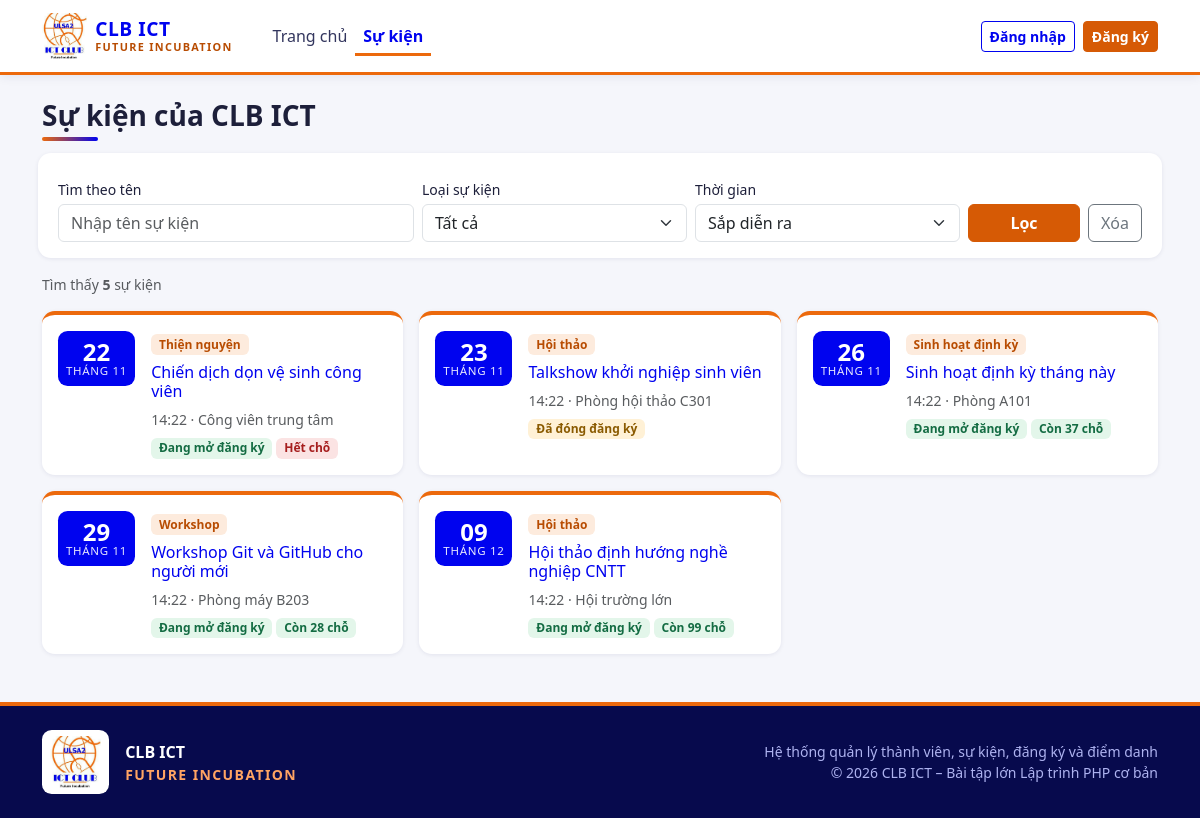
The app's page /clb/events.php with its own data.
### tables this page shows
CREATE TABLE events (
  id                    INT UNSIGNED NOT NULL AUTO_INCREMENT,
  category_id           INT UNSIGNED NOT NULL,
  title                 VARCHAR(200) NOT NULL,
  description           TEXT         NULL,
  location              VARCHAR(200) NOT NULL,
  start_time            DATETIME     NOT NULL,
  end_time              DATETIME     NOT NULL,
  registration_deadline DATETIME     NOT NULL,
  max_participants      INT UNSIGNED NOT NULL,
  status                ENUM('open','closed','finished','cancelled') NOT NULL DEFAULT 'open',
  PRIMARY KEY (id),
  KEY idx_events_start_time (start_time),
  KEY idx_events_status (status),
  KEY idx_events_category (category_id),
  CONSTRAINT chk_events_max CHECK (max_participants > 0),
  CONSTRAINT chk_events_time CHECK (end_time > start_time),
  CONSTRAINT chk_events_deadline CHECK (registration_deadline <= start_time),
  CONSTRAINT fk_events_category
    FOREIGN KEY (category_id) REFERENCES event_categories(id)
    ON DELETE RESTRICT ON UPDATE CASCADE
);

CREATE TABLE event_categories (
  id   INT UNSIGNED NOT NULL AUTO_INCREMENT,
  name VARCHAR(100) NOT NULL,
  PRIMARY KEY (id),
  UNIQUE KEY uq_event_categories_name (name)
);

### clb/config/database.php (called while the page is built, shortened)
<?php
function db(): PDO
{
    static $pdo = null;
    if ($pdo === null) {
        $dsn = 'mysql:host=' . DB_HOST . ';dbname=' . DB_NAME . ';charset=utf8mb4';
        try {
            $pdo = new PDO($dsn, DB_USER, DB_PASS, [
                PDO::ATTR_ERRMODE            => PDO::ERRMODE_EXCEPTION,
                PDO::ATTR_DEFAULT_FETCH_MODE => PDO::FETCH_ASSOC,
                PDO::ATTR_EMULATE_PREPARES   => false,
            ]);
        } catch (PDOException $e) {
            error_log('DB connect error: ' . $e->getMessage());
            http_response_code(500);
            exit('Không kết nối được cơ sở dữ liệu. Hãy bật MySQL trong XAMPP và kiểm tra config/config.php.');
        }
    }
    return $pdo;
}

### clb/events.php (the view, shortened to what this page needs)
<?php
$q          = trim((string)($_GET['q'] ?? ''));
$when       = (string)($_GET['when'] ?? 'upcoming');
$page = (int)($_GET['page'] ?? 1);
$now    = date('Y-m-d H:i:s');
$where  = [];
$params = [];
if ($when === 'upcoming') {
    $where[]  = "e.status <> 'cancelled' AND e.end_time > ?";
    $params[] = $now;
} elseif ($when === 'past') {
    $where[]  = "e.status <> 'cancelled' AND e.end_time <= ?";
    $params[] = $now;
}
$whereSql = $where ? 'WHERE ' . implode(' AND ', array_map(fn($w) => '(' . $w . ')', $where)) : '';
$st = db()->prepare("SELECT COUNT(*) FROM events e $whereSql");
$st->execute($params);
$pg = paginate((int)$st->fetchColumn(), $page, 9);
$uid   = is_logged_in() ? (int)current_user()['id'] : 0;
$order = ($when === 'upcoming') ? 'ASC' : 'DESC';
$sql = "SELECT e.*, c.name AS category_name,
               (SELECT COUNT(*) FROM registrations r
                 WHERE r.event_id = e.id AND r.status = 'registered') AS registered_count,
               (SELECT r2.status FROM registrations r2
                 WHERE r2.event_id = e.id AND r2.user_id = ?) AS my_status
        FROM events e
        JOIN event_categories c ON c.id = e.category_id
        $whereSql
        ORDER BY e.start_time $order
        LIMIT ? OFFSET ?";
$st = db()->prepare($sql);
$i = 1;
foreach (array_merge([$uid], $params) as $v) {
    $st->bindValue($i++, $v, is_int($v) ? PDO::PARAM_INT : PDO::PARAM_STR);
}
$st->bindValue($i++, $pg['perPage'], PDO::PARAM_INT);
$st->bindValue($i,   $pg['offset'],  PDO::PARAM_INT);
$st->execute();
$events = $st->fetchAll();
require __DIR__ . '/includes/header.php';
?>
<h1 class="h3 section-title">Sự kiện của <?= e(APP_NAME) ?></h1>
<form method="get" class="filter-bar row g-2 align-items-end mb-3">
    <div class="col-md-4">
        <label class="form-label small mb-1" for="q">Tìm theo tên</label>
        <input type="text" class="form-control" id="q" name="q" value="<?= e($q) ?>" placeholder="Nhập tên sự kiện">
    </div>
    <div class="col-md-3">
        <label class="form-label small mb-1" for="category_id">Loại sự kiện</label>
        <select class="form-select" id="category_id" name="category_id">
            <option value="0">Tất cả</option>
        </select>
    </div>
    <div class="col-md-3">
        <label class="form-label small mb-1" for="when">Thời gian</label>
        <select class="form-select" id="when" name="when">
            <option value="upcoming" <?= $when === 'upcoming' ? 'selected' : '' ?>>Sắp diễn ra</option>
        </select>
    </div>
    <div class="col-md-2 d-flex gap-2">
        <button type="submit" class="btn btn-primary flex-grow-1">Lọc</button>
        <a class="btn btn-outline-secondary" href="<?= e(url('events.php')) ?>" title="Xóa bộ lọc">Xóa</a>
    </div>
</form>
<div class="small text-muted mb-3">Tìm thấy <strong><?= $pg['total'] ?></strong> sự kiện</div>
<?php if (!$events): ?>
    <div class="alert alert-info">Không tìm thấy sự kiện phù hợp.</div>
<?php else: ?>
    <div class="row g-3 mb-4">
        <?php foreach ($events as $ev):
            $ts   = strtotime($ev['start_time']);
            $eff  = event_effective_status($ev);
            $left = max(0, (int)$ev['max_participants'] - (int)$ev['registered_count']);
        ?>
            <div class="col-md-6 col-lg-4">
                <div class="card event-card h-100">
                    <div class="card-body d-flex gap-3">
                        <div class="date-block flex-shrink-0">
                            <div class="day"><?= e(date('d', $ts)) ?></div>
                            <div class="mon">Tháng <?= e(date('n', $ts)) ?></div>
                        </div>
                        <div class="flex-grow-1">
                            <span class="badge badge-cat mb-2"><?= e($ev['category_name']) ?></span>
                            <h2 class="h6 mb-2">
                                <a class="text-decoration-none stretched-link"
                                   href="<?= e(url('event.php?id=' . (int)$ev['id'])) ?>"><?= e($ev['title']) ?></a>
                            </h2>
                            <div class="small text-muted"><?= e(date('H:i', $ts)) ?> &middot; <?= e($ev['location']) ?></div>
                            <div class="mt-2 d-flex flex-wrap gap-1">
                                <?= event_status_badge($eff) ?>
                                <?php if ($eff === 'open'): ?>
                                    <?php if ($left === 0): ?>
                                        <span class="badge badge-seat-full">Hết chỗ</span>
                                    <?php else: ?>
                                        <span class="badge <?= $left <= 3 ? 'badge-seat-low' : 'badge-seat-ok' ?>">Còn <?= $left ?> chỗ</span>
                                    <?php endif; ?>
                                <?php endif; ?>
                            </div>
                        </div>
                    </div>
                </div>
            </div>
        <?php endforeach; ?>
    </div>
<?php endif; ?>
<?php require __DIR__ . '/includes/footer.php'; ?>

### clb/includes/functions.php (shortened to what this page needs)
<?php
function e(?string $s): string
{
    return htmlspecialchars((string)$s, ENT_QUOTES, 'UTF-8');
}
function url(string $path = ''): string
{
    return BASE_URL . '/' . ltrim($path, '/');
}
function paginate(int $total, int $page, int $perPage = PER_PAGE): array
{
    $pages = max(1, (int)ceil($total / $perPage));
    $page  = min(max(1, $page), $pages);
    return [
        'total'   => $total,
        'page'    => $page,
        'pages'   => $pages,
        'perPage' => $perPage,
        'offset'  => ($page - 1) * $perPage,
    ];
}
function event_effective_status(array $ev): string
{
    $now = time();
    if ($ev['status'] === 'closed' || strtotime($ev['registration_deadline']) <= $now) {
        return 'closed';
    }
    return 'open';
}
function event_status_label(string $s): string
{
    return [
        'open'      => 'Đang mở đăng ký',
        'closed'    => 'Đã đóng đăng ký',
        'finished'  => 'Đã kết thúc',
        'cancelled' => 'Đã hủy',
    ][$s] ?? $s;
}
function event_status_badge(string $s): string
{
    return '<span class="badge badge-st-' . e($s) . '">' . e(event_status_label($s)) . '</span>';
}

### clb/assets/css/style.css (style rules this page uses)
:root { --brand-orange: #EC690C; --brand-orange-dark: #B84C02; --brand-orange-soft: #FDEBDD; --brand-blue: #0003EF; --brand-blue-dark: #0A0C8C; --brand-navy: #070A4D; --brand-blue-soft: #E8E9FF; --bs-primary: #D65A05; --bs-primary-rgb: 214, 90, 5; --bs-link-color: #0003EF; --bs-link-color-rgb: 0, 3, 239; --bs-link-hover-color: #0A0C8C; --bs-link-hover-color-rgb: 10, 12, 140; }
body { background-color: #F5F6FB; color: #1d1f3a; }
h1, h2, h3, h4, h5, h6 { color: var(--brand-navy); }
.btn-primary { --bs-btn-bg: #D65A05; --bs-btn-border-color: #D65A05; --bs-btn-hover-bg: #B84C02; --bs-btn-hover-border-color: #B84C02; --bs-btn-active-bg: #A64402; --bs-btn-active-border-color: #A64402; --bs-btn-disabled-bg: #D65A05; --bs-btn-disabled-border-color: #D65A05; --bs-btn-focus-shadow-rgb: 214, 90, 5; font-weight: 600; }
.section-title { font-weight: 800; position: relative; padding-bottom: .5rem; margin-bottom: 1.25rem; }
.section-title::after { content: ""; position: absolute; left: 0; bottom: 0; width: 56px; height: 4px; border-radius: 4px; background: linear-gradient(90deg, var(--brand-orange), var(--brand-blue)); }
.card { border: 0; border-radius: .8rem; box-shadow: 0 1px 4px rgba(7, 10, 77, .08); }
.event-card { border-top: 4px solid var(--brand-orange); transition: transform .15s ease, box-shadow .15s ease; }
.date-block { background: var(--brand-blue); color: #fff; border-radius: .6rem; min-width: 58px; padding: .5rem .5rem; text-align: center; line-height: 1.1; align-self: flex-start; }
.date-block .day { font-size: 1.5rem; font-weight: 800; }
.date-block .mon { font-size: .72rem; text-transform: uppercase; letter-spacing: .06em; opacity: .9; }
.badge-cat { background: var(--brand-orange-soft); color: var(--brand-orange-dark); font-weight: 600; }
.badge-seat-ok { background: #E3F6EA; color: #146c43; font-weight: 600; }
.badge-seat-full { background: #FBE3E3; color: #a61e1e; font-weight: 600; }
.filter-bar { background: #fff; border-radius: .8rem; padding: 1rem; box-shadow: 0 1px 4px rgba(7, 10, 77, .08); }
.badge-st-open { background: #E3F6EA; color: #146c43; font-weight: 600; }
.badge-st-closed { background: #FFF1D6; color: #8a5a00; font-weight: 600; }

### records on screen
events: start_time "22", start_time "11", category.name "Thiện nguyện", title "Chiến dịch dọn vệ sinh công viên", start_time "14:22", location "Công viên trung tâm", max_participants "Hết chỗ"
events: start_time "23", start_time "11", category.name "Hội thảo", title "Talkshow khởi nghiệp sinh viên", start_time "14:22", location "Phòng hội thảo C301", status "Đã đóng đăng ký"
events: start_time "26", start_time "11", category.name "Sinh hoạt định kỳ", title "Sinh hoạt định kỳ tháng này", start_time "14:22", location "Phòng A101", left "37"
events: start_time "29", start_time "11", category.name "Workshop", title "Workshop Git và GitHub cho người mới", start_time "14:22", location "Phòng máy B203", left "28"
events: start_time "09", start_time "12", category.name "Hội thảo", title "Hội thảo định hướng nghề nghiệp CNTT", start_time "14:22", location "Hội trường lớn", left "99"

### other values on screen
APP_NAME "CLB ICT"
APP_TAGLINE "FUTURE INCUBATION"
$pg['total'] "5"
